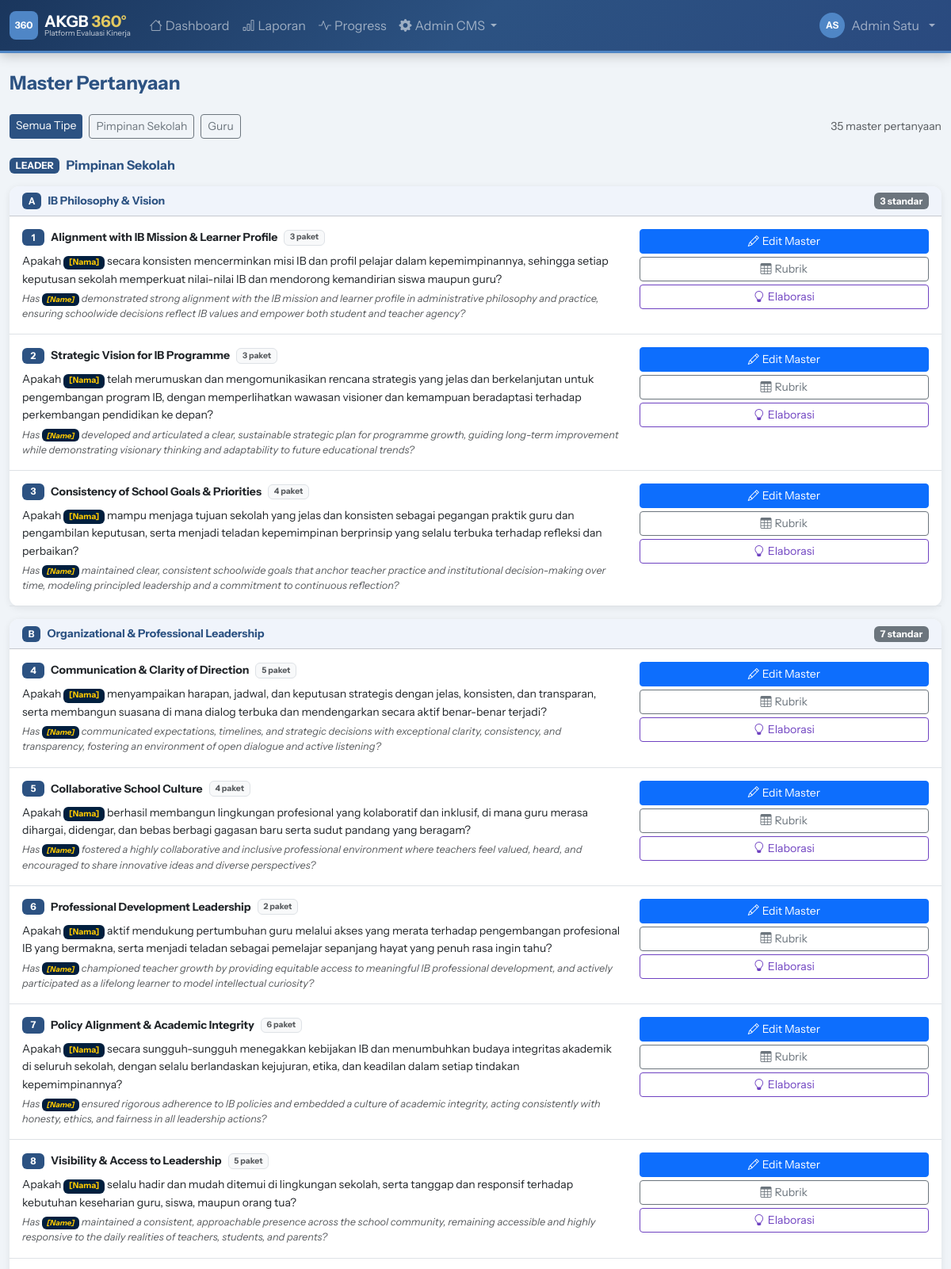
The page /demo/admin/questions_master.php (signed in, upper part) on the database its author committed.
### tables this page shows
CREATE TABLE `eval_types` (
  `id` int NOT NULL AUTO_INCREMENT,
  `code` varchar(20) NOT NULL,
  `name` varchar(100) NOT NULL,
  PRIMARY KEY (`id`),
  UNIQUE KEY `code` (`code`)
);

CREATE TABLE `questions` (
  `id` int NOT NULL AUTO_INCREMENT,
  `standard_id` int NOT NULL,
  `question_id_text` text NOT NULL,
  `question_en_text` text NOT NULL,
  PRIMARY KEY (`id`),
  KEY `standard_id` (`standard_id`),
  CONSTRAINT `questions_ibfk_1` FOREIGN KEY (`standard_id`) REFERENCES `standards` (`id`)
);

CREATE TABLE `standards` (
  `id` int NOT NULL AUTO_INCREMENT,
  `domain_id` int NOT NULL,
  `name` varchar(250) NOT NULL,
  `description` text,
  `extended_description` text,
  `elaboration_id` text,
  `elaboration_en` text,
  `order_num` int DEFAULT '0',
  PRIMARY KEY (`id`),
  KEY `domain_id` (`domain_id`),
  CONSTRAINT `standards_ibfk_1` FOREIGN KEY (`domain_id`) REFERENCES `domains` (`id`)
);

### public_html/demo/includes/db.php (called while the page is built, shortened)
<?php
class Database {
    private static ?PDO $instance = null;
    public static function getInstance(): PDO {
        if (self::$instance === null) {
            $dsn = "mysql:host=" . DB_HOST . ";dbname=" . DB_NAME . ";charset=" . DB_CHARSET;
            $options = [
                PDO::ATTR_ERRMODE            => PDO::ERRMODE_EXCEPTION,
                PDO::ATTR_DEFAULT_FETCH_MODE => PDO::FETCH_ASSOC,
                PDO::ATTR_EMULATE_PREPARES   => false,
            ];
            try {
                self::$instance = new PDO($dsn, DB_USER, DB_PASS, $options);
            } catch (PDOException $e) {
                die(json_encode(['error' => 'Database connection failed: ' . $e->getMessage()]));
            }
        }
        return self::$instance;
    }
    public static function query(string $sql, array $params = []): PDOStatement {
        $stmt = self::getInstance()->prepare($sql);
        $stmt->execute($params);
        return $stmt;
    }
    public static function fetchAll(string $sql, array $params = []): array {
        return self::query($sql, $params)->fetchAll();
    }
    public static function fetchOne(string $sql, array $params = []): ?array {
        $row = self::query($sql, $params)->fetch();
        return $row ?: null;
    }
}

### public_html/demo/includes/functions.php (called while the page is built, shortened)
<?php
function h(string $s = ''): string {
    return htmlspecialchars($s, ENT_QUOTES, 'UTF-8');
}

### public_html/demo/admin/questions_master.php (the view, shortened to what this page needs)
<?php
require_once __DIR__ . '/../includes/db.php';
require_once __DIR__ . '/../includes/functions.php';
require_once __DIR__ . '/../includes/layout.php';
$filterEt = $_GET['et'] ?? '';
$evalTypes = Database::fetchAll("SELECT * FROM eval_types ORDER BY id");
$whereEt = $filterEt ? "AND et.code = '$filterEt'" : '';
$rows = Database::fetchAll("
    SELECT
        q.id as q_id, q.question_id_text, q.question_en_text,
        s.id as s_id, s.name as s_name, s.order_num as s_order,
        s.elaboration_id, s.elaboration_en,
        d.id as d_id, d.name as d_name, d.code as d_code, d.order_num as d_order,
        et.id as et_id, et.name as et_name, et.code as et_code
    FROM questions q
    JOIN standards s ON q.standard_id = s.id
    JOIN domains d ON s.domain_id = d.id
    JOIN eval_types et ON d.eval_type_id = et.id
    WHERE 1=1 $whereEt
    ORDER BY et.id, d.order_num, d.id, s.order_num, s.id
");
$grouped = [];
foreach ($rows as $r) {
    $etCode = $r['et_code'];
    $did    = $r['d_id'];
    $sid    = $r['s_id'];
    if (!isset($grouped[$etCode])) {
        $grouped[$etCode] = ['name'=>$r['et_name'],'domains'=>[]];
    }
    if (!isset($grouped[$etCode]['domains'][$did])) {
        $grouped[$etCode]['domains'][$did] = ['name'=>$r['d_name'],'code'=>$r['d_code'],'standards'=>[]];
    }
    if (!isset($grouped[$etCode]['domains'][$did]['standards'][$sid])) {
        $grouped[$etCode]['domains'][$did]['standards'][$sid] = [
            'name'           => $r['s_name'],
            'elaboration_id' => $r['elaboration_id'],
            'elaboration_en' => $r['elaboration_en'],
            'q_id'           => $r['q_id'],
            'text_id'        => $r['question_id_text'],
            'text_en'        => $r['question_en_text'],
        ];
        $grouped[$etCode]['domains'][$did]['standards'][$sid]['descriptors'] =
            Database::fetchAll("SELECT * FROM grade_descriptors WHERE question_id=? ORDER BY grade", [$r['q_id']]);
        $grouped[$etCode]['domains'][$did]['standards'][$sid]['pkg_count'] =
            Database::fetchOne("SELECT COUNT(*) c FROM package_questions WHERE question_id=?", [$r['q_id']])['c'];
    }
}
ob_start(); ?>
<div class="d-flex gap-2 mb-4 flex-wrap">
  <a href="?et=" class="btn btn-sm <?= !$filterEt?'btn-navy':'btn-outline-secondary' ?>">
    Semua Tipe
  </a>
  <?php foreach ($evalTypes as $et): ?>
  <a href="?et=<?= urlencode($et['code']) ?>"
     class="btn btn-sm <?= $filterEt===$et['code']?'btn-navy':'btn-outline-secondary' ?>">
    <?= h($et['name']) ?>
  </a>
  <?php endforeach; ?>
  <span class="ms-auto text-muted small align-self-center">
    <?= array_sum(array_map(fn($et)=>array_sum(array_map(fn($d)=>count($d['standards']),$et['domains'])),$grouped)) ?> master pertanyaan
  </span>
</div>
<?php foreach ($grouped as $etCode => $et):
  $qNum = 0;
?>
<div class="mb-4">
  <h6 class="fw-bold text-navy mb-3 d-flex align-items-center gap-2">
    <span class="badge" style="background:var(--ktb-navy)">
      <?= strtoupper($etCode) ?>
    </span>
    <?= h($et['name']) ?>
  </h6>
  <?php foreach ($et['domains'] as $did => $domain): ?>
  <div class="card mb-3">
    <div class="card-header py-2 d-flex align-items-center gap-2"
         style="background:#f0f4fb">
      <span class="badge badge-navy"><?= h($domain['code']??'—') ?></span>
      <strong class="text-navy small"><?= h($domain['name']) ?></strong>
      <span class="badge bg-secondary ms-auto"><?= count($domain['standards']) ?> standar</span>
    </div>
    <div class="card-body p-0">
      <?php foreach ($domain['standards'] as $sid => $std):
        $qNum++;
        $isEmpty = empty(trim($std['text_id']));
      ?>
      <div class="border-bottom px-3 py-3 <?= $isEmpty?'bg-warning-subtle':'' ?>">
        <div class="row align-items-start">
          <div class="col-md-8">
            <div class="d-flex align-items-center gap-2 mb-2">
              <span class="badge badge-navy" style="min-width:28px"><?= $qNum ?></span>
              <strong class="small"><?= h($std['name']) ?></strong>
              <span class="badge bg-light text-muted border" style="font-size:.65rem">
                <?= $std['pkg_count'] ?> paket
              </span>
            </div>
            <?php if (!$isEmpty): ?>
            <p class="mb-1 small" style="line-height:1.6">
              <?= str_replace('[Nama]','<span class="badge" style="background:#001f3e;color:#ffc901">[Nama]</span>', h($std['text_id'])) ?>
            </p>
            <?php if ($std['text_en']): ?>
            <p class="mb-0 text-muted" style="font-size:.8rem;font-style:italic">
              <?= str_replace('[Name]','<span class="badge" style="background:#001f3e;color:#ffc901">[Name]</span>', h($std['text_en'])) ?>
            </p>
            <?php endif; ?>
            <?php else: ?>
            <p class="text-muted small mb-0 fst-italic">Pertanyaan master belum diisi</p>
            <?php endif; ?>
          </div>
          <div class="col-md-4 text-md-end mt-2 mt-md-0 d-flex flex-md-column gap-1 justify-content-end">
            <button class="btn btn-sm btn-primary" data-bs-toggle="modal"
              data-bs-target="#editMaster<?= $std['q_id'] ?>">
              <i class="bi bi-pencil me-1"></i>Edit Master
            </button>
            <button class="btn btn-sm btn-outline-secondary" data-bs-toggle="modal"
              data-bs-target="#rubrik<?= $std['q_id'] ?>">
              <i class="bi bi-table me-1"></i>Rubrik
            </button>
            <button class="btn btn-sm btn-outline-secondary" style="border-color:#6f42c1;color:#6f42c1"
              data-bs-toggle="modal" data-bs-target="#elab<?= $sid ?>">
              <i class="bi bi-lightbulb me-1"></i>Elaborasi
            </button>
          </div>
        </div>
      </div>
      <?php endforeach;  ?>
    </div>
  </div>
  <?php endforeach;  ?>
</div>
<?php endforeach;  ?>

### public_html/demo/assets/css/style.css (style rules this page uses)
:root { --ktb-navy: #2C5282; --ktb-navy-dark: #1A365D; --ktb-navy-light: #2A4A7F; --ktb-blue: #4F86C6; --ktb-blue-light: #6B9FD4; --ktb-blue-dark: #3A6FA8; --ktb-gold: #E2C860; --ktb-gold-light: #EDF2F7; --ktb-sunshade: #ff9a31; --ktb-aqua: #F0F4F8; --ktb-platinum: #C3D9ED; --ktb-gray: #F0F4F8; }
body { background: var(--ktb-aqua); min-height: 100vh; display: flex; flex-direction: column; font-family: 'Instrument Sans', 'Segoe UI', system-ui, sans-serif; }
.text-navy { color: var(--ktb-navy) !important; }
.card { border: none; box-shadow: 0 2px 10px rgba(0,0,0,.08); border-radius: 12px; }
.card-header { background: var(--ktb-navy); color: white; border-radius: 12px 12px 0 0 !important; font-weight: 600; }
.btn-navy { background: var(--ktb-navy); color: white; border: none; }
.badge-navy { background: var(--ktb-navy); color: white; }

### rows shown on the page
eval_types: name "Pimpinan Sekolah"
eval_types: name "Guru"
questions: standard.name "Alignment with IB Mission & Learner Profile", pkg_count "3", question_id_text "Apakah [Nama] secara konsisten mencerminkan misi IB dan profil pelajar dalam kepemimpinannya, sehingga setiap keputusan sekolah memperkuat nilai-nilai IB dan mendorong kemandirian siswa maupun guru?", question_en_text "Has [Name] demonstrated strong alignment with the IB mission and learner profile in administrative philosophy and practice, ensuring schoolwide decisions reflect IB values and empower both student and teacher agency?"
questions: standard.name "Strategic Vision for IB Programme", pkg_count "3", question_id_text "Apakah [Nama] telah merumuskan dan mengomunikasikan rencana strategis yang jelas dan berkelanjutan untuk pengembangan program IB, dengan memperlihatkan wawasan visioner dan kemampuan beradaptasi terhadap perkembangan pendidikan ke depan?", question_en_text "Has [Name] developed and articulated a clear, sustainable strategic plan for programme growth, guiding long-term improvement while demonstrating visionary thinking and adaptability to future educational trends?"
questions: standard.name "Consistency of School Goals & Priorities", pkg_count "4", question_id_text "Apakah [Nama] mampu menjaga tujuan sekolah yang jelas dan konsisten sebagai pegangan praktik guru dan pengambilan keputusan, serta menjadi teladan kepemimpinan berprinsip yang selalu terbuka terhadap refleksi dan perbaikan?", question_en_text "Has [Name] maintained clear, consistent schoolwide goals that anchor teacher practice and institutional decision-making over time, modeling principled leadership and a commitment to continuous reflection?"
questions: standard.name "Communication & Clarity of Direction", pkg_count "5", question_id_text "Apakah [Nama] menyampaikan harapan, jadwal, dan keputusan strategis dengan jelas, konsisten, dan transparan, serta membangun suasana di mana dialog terbuka dan mendengarkan secara aktif benar-benar terjadi?", question_en_text "Has [Name] communicated expectations, timelines, and strategic decisions with exceptional clarity, consistency, and transparency, fostering an environment of open dialogue and active listening?"
questions: standard.name "Collaborative School Culture", pkg_count "4", question_id_text "Apakah [Nama] berhasil membangun lingkungan profesional yang kolaboratif dan inklusif, di mana guru merasa dihargai, didengar, dan bebas berbagi gagasan baru serta sudut pandang yang beragam?", question_en_text "Has [Name] fostered a highly collaborative and inclusive professional environment where teachers feel valued, heard, and encouraged to share innovative ideas and diverse perspectives?"
questions: standard.name "Professional Development Leadership", pkg_count "2", question_id_text "Apakah [Nama] aktif mendukung pertumbuhan guru melalui akses yang merata terhadap pengembangan profesional IB yang bermakna, serta menjadi teladan sebagai pemelajar sepanjang hayat yang penuh rasa ingin tahu?", question_en_text "Has [Name] championed teacher growth by providing equitable access to meaningful IB professional development, and actively participated as a lifelong learner to model intellectual curiosity?"
questions: standard.name "Policy Alignment & Academic Integrity", pkg_count "6", question_id_text "Apakah [Nama] secara sungguh-sungguh menegakkan kebijakan IB dan menumbuhkan budaya integritas akademik di seluruh sekolah, dengan selalu berlandaskan kejujuran, etika, dan keadilan dalam setiap tindakan kepemimpinannya?", question_en_text "Has [Name] ensured rigorous adherence to IB policies and embedded a culture of academic integrity, acting consistently with honesty, ethics, and fairness in all leadership actions?"
questions: standard.name "Visibility & Access to Leadership", pkg_count "5", question_id_text "Apakah [Nama] selalu hadir dan mudah ditemui di lingkungan sekolah, serta tanggap dan responsif terhadap kebutuhan keseharian guru, siswa, maupun orang tua?", question_en_text "Has [Name] maintained a consistent, approachable presence across the school community, remaining accessible and highly responsive to the daily realities of teachers, students, and parents?"

### other values the page prints
$initials "AS"
$name "Admin Satu"
$title "Master Pertanyaan"
$etCode "LEADER"
$et['name'] "Pimpinan Sekolah"
$domain['code'] "A"
$domain['name'] "IB Philosophy & Vision"
count($domain['standards']) "3"
$domain['code'] "B"
$domain['name'] "Organizational & Professional Leadership"
count($domain['standards']) "7"
